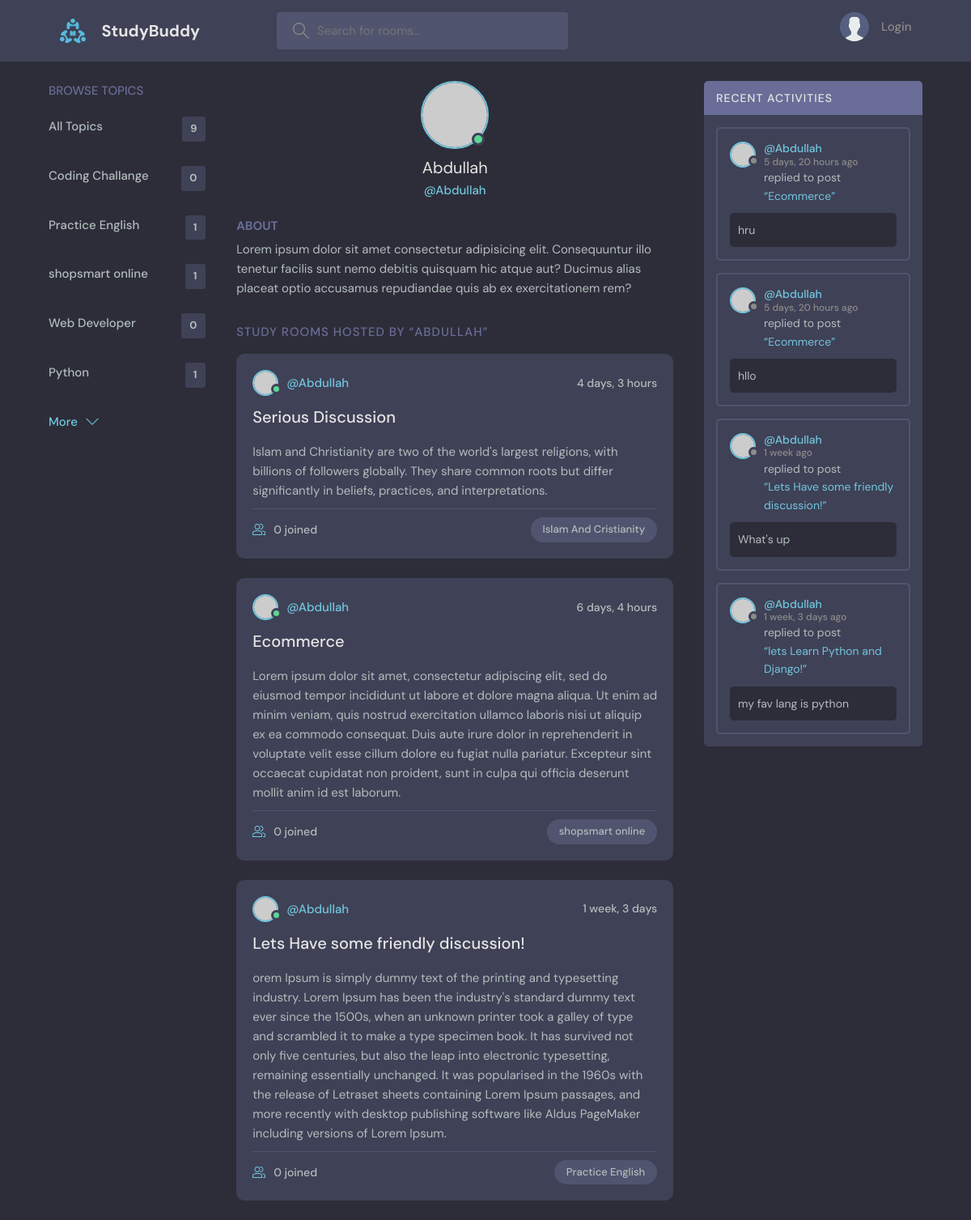
The page /userProfile/1/ on the database as committed earlier.
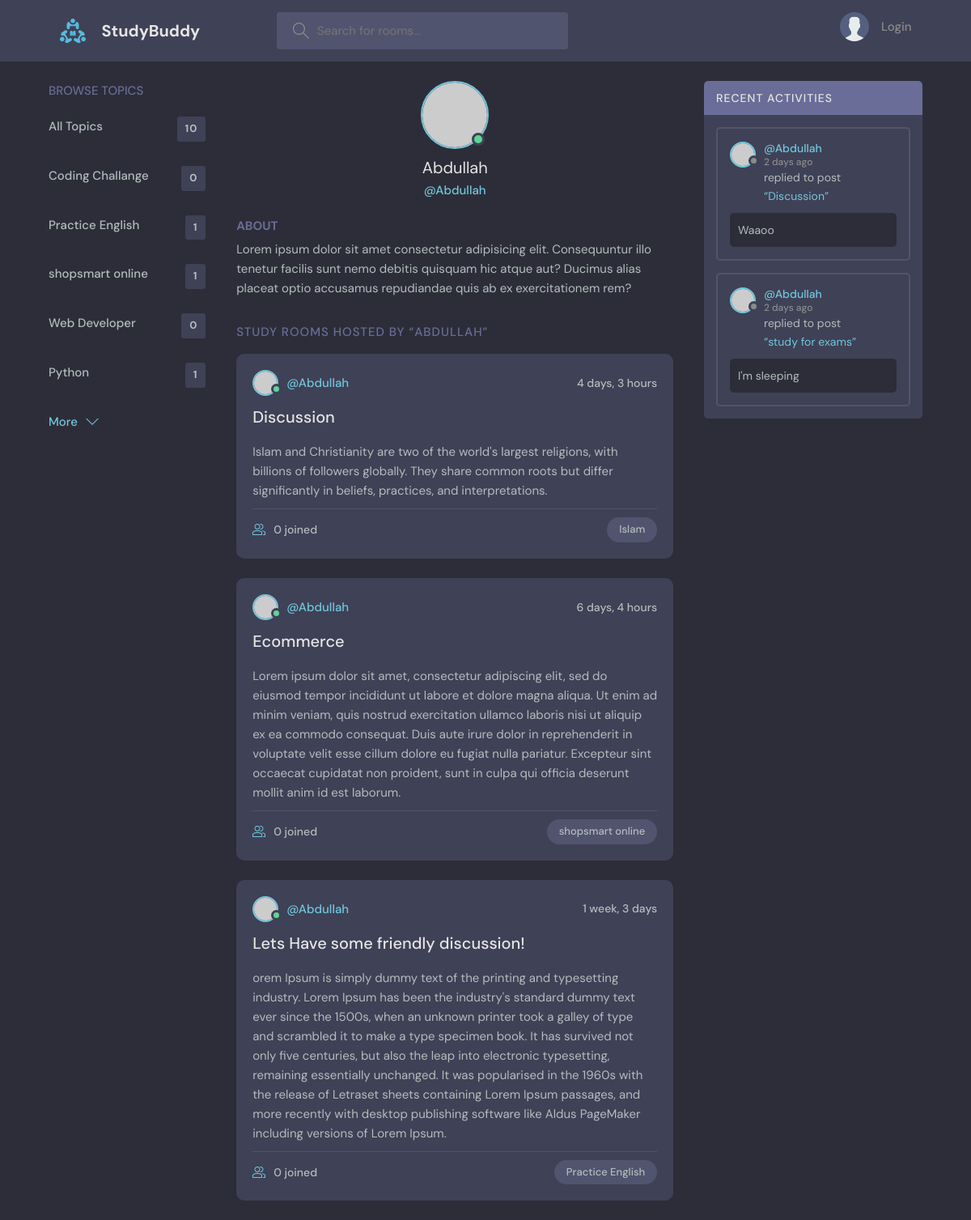
The same page on the database as committed later.
### base/models.py (models this page shows, shortened)
class Topic(models.Model):
    name = models.CharField(max_length=200)
    def __str__(self):
        return self.name

class Room(models.Model):
    host = models.ForeignKey(User, on_delete=models.SET_NULL, null=True)
    topic = models.ForeignKey(Topic, on_delete=models.SET_NULL, null=True)
    name = models.CharField(max_length=200)
    participants = models.ManyToManyField(User,related_name="participants",blank=True)
    description = models.TextField(null=True, blank=True)
    updated = models.DateTimeField(auto_now=True)
    created = models.DateTimeField(auto_now_add=True)
    class Meta:
        ordering = ['-updated', '-created']
    def __str__(self):
        return self.name

class Message(models.Model):
    user = models.ForeignKey(User, on_delete=models.CASCADE)
    room = models.ForeignKey(Room, on_delete=models.CASCADE)
    body = models.TextField()
    updated = models.DateTimeField(auto_now=True)
    created = models.DateTimeField(auto_now_add=True)
    class Meta:
        ordering = ['-updated', '-created']

### base/views.py (the view)
# urls.py: path('userProfile/<str:pk>/',views.userProfile,name="userProfile"),
def userProfile(request, pk):
    user = User.objects.get(id=pk)
    rooms = user.room_set.all()  # Rooms where the user is the host
    participants = User.objects.filter(participants__in=rooms).distinct()  # Get all unique participants
    room_messages = user.message_set.all()
    topics = Topic.objects.annotate(room_count=Count('room'))
    context = {
        'user': user,
        'rooms': rooms,
        'participants': participants,  # Unique participants
        'room_messages': room_messages,
        'topics': topics
    }
    return render(request, 'base/user_profile.html', context)

### base/templates/base/user_profile.html (shortened to what this page needs)
{% extends 'main.html' %}
{% block content %}
  <main class="profile-page layout layout--3">
    <div class="container">
      <div class="topics">
     {% include 'base/topic_component.html' %}
      </div>
      <div class="roomList">
        <div class="profile">
          <div class="profile__avatar">
            <div class="avatar avatar--large active">
              <img src="https://randomuser.me/api/portraits/men/11.jpg" />
            </div>
          </div>
          <div class="profile__info">
            <h3>{{user.username}}</h3>
            <p>@{{user.username}}</p>
          </div>
          <div class="profile__about">
            <h3>About</h3>
            <p>
              Lorem ipsum dolor sit amet consectetur adipisicing elit. Consequuntur illo tenetur
              facilis sunt nemo debitis quisquam hic atque aut? Ducimus alias placeat optio
              accusamus repudiandae quis ab ex exercitationem rem?
            </p>
          </div>
        </div>
        <div class="roomList__header">
          <div>
            <h2>Study Rooms Hosted by “{{user.username}}”</a>
            </h2>
          </div>
        </div>
        {% for room in rooms %}
        <div class="roomListRoom">
          <div class="roomListRoom__header">
            <a href="" class="roomListRoom__author">
              <div class="avatar avatar--small active">
                <img src="https://randomuser.me/api/portraits/men/11.jpg" />
              </div>
              <span>@{{user.username}}</span>
            </a>
            <div class="roomListRoom__actions">
              <span>{{ room.created|timesince }}</span>
            </div>
          </div>
          <div class="roomListRoom__content">
            <a href="{% url 'room' room.id %}"> {{room.name}}</a>
            <p>
              {{room.description}}
            </p>
          </div>
          <div class="roomListRoom__meta">
            <a class="roomListRoom__joined">
              {{room.participants.count}} joined
            </a>
            <p class="roomListRoom__topic">{{room.topic}}</p>
          </div>
        </div>
        {% empty %}
        <p>There is no room Hosted by "{{user.username}}".</p>
        {% endfor %}
      </div>
      <div class="activities">
        {% include 'base/activity_component.html' %}
      </div>
    </div>
  </main>
  {% endblock content %}

### templates/main.html (shortened to what this page needs)
<!DOCTYPE html>
{% load static %}
<html lang="en">
  <head>
    <link rel="stylesheet" href="{% static 'styles/style.css' %}" />
  </head>
  <body>
    {% include 'navbar.html'%} {% block content%} {% endblock %}
  </body>
</html>

### templates/navbar.html (shortened to what this page needs)
{% load static %}
<header class="header header--loggedIn">
  <div class="container">
    <a href="/" class="header__logo">
      <img src="{% static 'images/logo.svg' %}" />
      <h1>StudyBuddy</h1>
    </a>
    <form class="header__search" action="{% url 'home' %}" method="GET">
      <label>
        <input name="q" placeholder="Search for rooms..." />
      </label>
    </form>
    <nav class="header__menu">
      {% if request.user.is_authenticated %}
      <div class="header__user">
        <a href="{% url 'userProfile' request.user.id %}">
          <div class="avatar avatar--medium active">
            <img src="https://randomuser.me/api/portraits/men/37.jpg" />
          </div>
          <p>{{request.user}}<span>@{{request.user}}</span></p>
        </a>
        <button class="dropdown-button">
          <svg
            version="1.1"
            xmlns="http://www.w3.org/2000/svg"
            width="32"
            height="32"
            viewBox="0 0 32 32"
          >
            <title>chevron-down</title>
            <path d="M16 21l-13-13h-3l16 16 16-16h-3l-13 13z"></path>
          </svg>
        </button>
      </div>
      <div class="dropdown-menu">
        <a href="{% url 'UpdateUser' %}" class="dropdown-link"
          ><svg
            version="1.1"
            xmlns="http://www.w3.org/2000/svg"
            width="32"
            height="32"
            viewBox="0 0 32 32"
          >
            <title>tools</title>
            <path
              d="M27.465 32c-1.211 0-2.35-0.471-3.207-1.328l-9.392-9.391c-2.369 0.898-4.898 0.951-7.355 0.15-3.274-1.074-5.869-3.67-6.943-6.942-0.879-2.682-0.734-5.45 0.419-8.004 0.135-0.299 0.408-0.512 0.731-0.572 0.32-0.051 0.654 0.045 0.887 0.277l5.394 5.395 3.586-3.586-5.394-5.395c-0.232-0.232-0.336-0.564-0.276-0.887s0.272-0.596 0.572-0.732c2.552-1.152 5.318-1.295 8.001-0.418 3.274 1.074 5.869 3.67 6.943 6.942 0.806 2.457 0.752 4.987-0.15 7.358l9.392 9.391c0.844 0.842 1.328 2.012 1.328 3.207-0 2.5-2.034 4.535-4.535 4.535zM15.101 19.102c0.26 0 0.516 0.102 0.707 0.293l9.864 9.863c0.479 0.479 1.116 0.742 1.793 0.742 1.398 0 2.535-1.137 2.535-2.535 0-0.668-0.27-1.322-0.742-1.793l-9.864-9.863c-0.294-0.295-0.376-0.74-0.204-1.119 0.943-2.090 1.061-4.357 0.341-6.555-0.863-2.631-3.034-4.801-5.665-5.666-1.713-0.561-3.468-0.609-5.145-0.164l4.986 4.988c0.391 0.391 0.391 1.023 0 1.414l-5 5c-0.188 0.188-0.441 0.293-0.707 0.293s-0.52-0.105-0.707-0.293l-4.987-4.988c-0.45 1.682-0.397 3.436 0.164 5.146 0.863 2.631 3.034 4.801 5.665 5.666 2.2 0.721 4.466 0.604 6.555-0.342 0.132-0.059 0.271-0.088 0.411-0.088z"
            ></path>
          </svg>
          Settings</a
        >
        <a href="{% url 'logout_page' %}" class="dropdown-link"
          ><svg
            version="1.1"
            xmlns="http://www.w3.org/2000/svg"
            width="32"
            height="32"
            viewBox="0 0 32 32"
          >
            <title>sign-out</title>
            <path
              d="M3 0h22c0.553 0 1 0 1 0.553l-0 3.447h-2v-2h-20v28h20v-2h2l0 3.447c0 0.553-0.447 0.553-1 0.553h-22c-0.553 0-1-0.447-1-1v-30c0-0.553 0.447-1 1-1z"
            ></path>
            <path
              d="M21.879 21.293l1.414 1.414 6.707-6.707-6.707-6.707-1.414 1.414 4.293 4.293h-14.172v2h14.172l-4.293 4.293z"
            ></path>
          </svg>
          Logout</a
        >
      </div>
      {% else %}
      <a href="{% url 'login_page' %}">
        <img src="{% static 'images/avatar.svg' %}" />
        <p>Login</p>
      </a>
      {% endif %}
    </nav>
  </div>
</header>

### base/templates/base/topic_component.html
{% block content %}
<div class="topics">
  <div class="topics__header">
    <h2>Browse Topics</h2>
  </div>
  <ul class="topics__list">
    <li>
      <a href="{% url 'home' %}">All Topics<span>{{ topics.count }}</span></a>
    </li>
    {% for topic in topics|slice:":5" %}
    <li>
      <div>
        <a href="{% url 'home' %}?q={{ topic.name }}"
          >{{ topic.name }} <span>{{ topic.room_count }}</span></a
        >
      </div>
    </li>
    {% endfor %}
  </ul>
  <a class="btn btn--link" href="{% url 'topics' %}">
    More
    <svg
      version="1.1"
      xmlns="http://www.w3.org/2000/svg"
      width="32"
      height="32"
      viewBox="0 0 32 32"
    >
      <title>chevron-down</title>
      <path d="M16 21l-13-13h-3l16 16 16-16h-3l-13 13z"></path>
    </svg>
  </a>
</div>
{% endblock content %}

### base/templates/base/activity_component.html (shortened to what this page needs)
<div class="activities">
  <div class="activities__header">
    <h2>Recent Activities</h2>
  </div>
  {% for msg in room_messages %}
  <div class="activities__box">
    <div class="activities__boxHeader roomListRoom__header">
      <a
        href="{% url 'userProfile' msg.user.id %}"
        class="roomListRoom__author"
      >
        <div class="avatar avatar--small">
          <img src="https://randomuser.me/api/portraits/women/11.jpg" />
        </div>
        <p>
          @{{msg.user}}
          <span>{{ msg.created|timesince }} ago</span>
        </p>
      </a>
    </div>
    <div class="activities__boxContent">
      <p>
        replied to post
        <a href="{% url 'room' msg.room.id %}">“{{msg.room}}”</a>
      </p>
      <div class="activities__boxRoomContent">{{ msg.body }}</div>
    </div>
  </div>
  {% empty %}
  <pre>   No Recent Activity.</pre>
  {% endfor %}
</div>

Rows that differ between the two databases and show on the page:
removed Message: user "Abdullah", created "5 days, 20 hours", room "Ecommerce", body "hru"
removed Message: user "Abdullah", created "5 days, 20 hours", room "Ecommerce", body "hllo"
removed Message: user "Abdullah", created "1 week", room "Lets Have some friendly discussion!", body "What's up"
removed Message: user "Abdullah", created "1 week, 3 days", room "lets Learn Python and Django!", body "my fav lang is python"
changed Room: name "Serious Discussion" → "Discussion"; topic "Islam And Cristianity" → "Islam"
added Message: user "Abdullah", created "2 days", room "Discussion", body "Waaoo"
added Message: user "Abdullah", created "2 days", room "study for exams", body "I'm sleeping"
Other text that changed with them:
{{ topics.count }}: "9" → "10"
